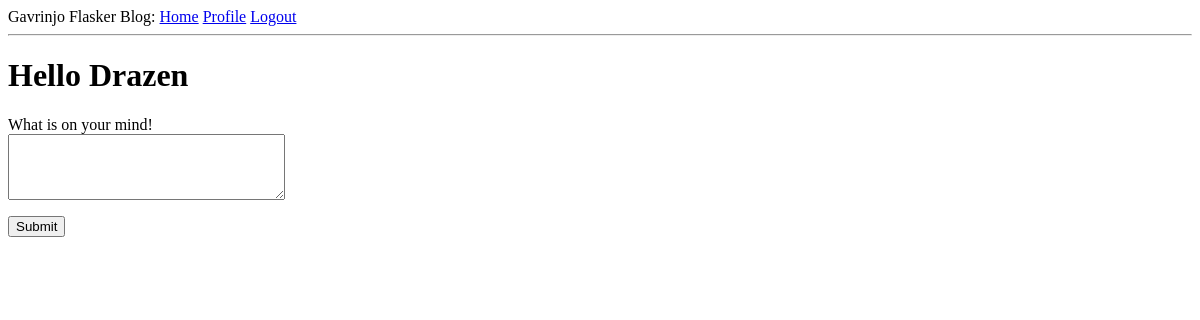
Before: /index (signed in) with the older database file.
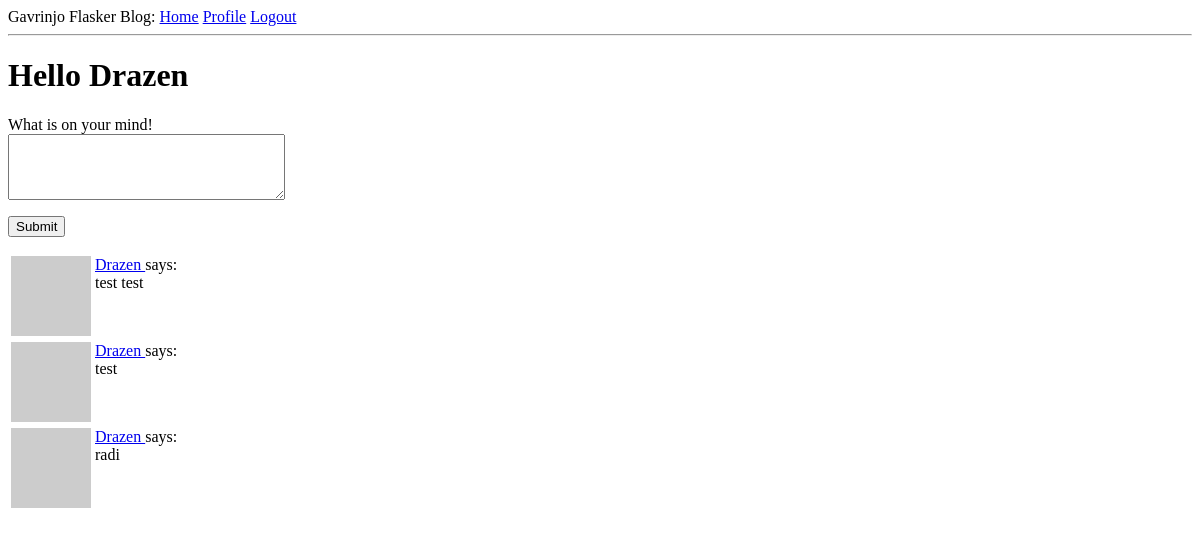
After: the same page with the newer database file.
### app/models.py (models this page shows, shortened)
class User(UserMixin, db.Model):
    id = db.Column(db.Integer, primary_key=True)
    username = db.Column(db.String(64), index=True, unique=True)
    email = db.Column(db.String(120), index=True, unique=True)
    password_hash = db.Column(db.String(128))
    about_me = db.Column(db.String(140))
    last_seen = db.Column(db.DateTime, default=datetime.utcnow)
    post = db.relationship("Post", backref="author", lazy="dynamic")
    def avatar(self, size):
        digest = md5(self.email.lower().encode("utf-8")).hexdigest()
        return f"https://www.gravatar.com/avatar/{digest}?d=identicon&r=x&s={size}"

class Post(db.Model):
    id = db.Column(db.Integer, primary_key=True)
    body = db.Column(db.String(140))
    timestamp = db.Column(db.DateTime, index=True, default=datetime.utcnow)
    user_id = db.Column(db.Integer, db.ForeignKey("user.id"))

### app/routes.py (the view)
@app.route("/", methods=["GET", "POST"])
@app.route("/index", methods=["GET", "POST"])
@login_required
def index():
    form = PostForm()
    if form.validate_on_submit():
        post = Post(body=form.post.data, author=current_user)
        db.session.add(post)
        db.session.commit()
        flash("Your post is now live!!")
        return redirect(url_for("index"))
    posts = current_user.post.all()
    return render_template("index.html", title="Home", form=form, posts=posts)

### app/forms.py
class PostForm(FlaskForm):
    post = TextAreaField("What is on your mind!", validators=[DataRequired(), Length(min=1, max=250)])
    submit = SubmitField("Submit")

### app/models.py (called while the page is built)
@login.user_loader
def load_user(id):
    return User.query.get(int(id))

### app/routes.py (called while the page is built)
@app.before_request
def before_request():
    if current_user.is_authenticated:
        current_user.last_seen = datetime.utcnow()
        db.session.commit()

### app/templates/index.html (shortened to what this page needs)
{% extends 'base.html' %}
{% block content %}
    <h1>Hello {{ current_user.username }}</h1>
    {% if form %}
    <form action="" method="POST">
        <p>
            {{ form.post.label }}<br>
            {{ form.post(cols=32, rows=4) }}<br>
        </p>
        <p>{{ form.submit() }}</p>
    </form>
    {% endif %}
    {% for post in posts %}
        {% include "_post.html" %}
    {% endfor %}
{% endblock content %}

### app/templates/base.html (shortened to what this page needs)
<html lang="en">
<head>
</head>
<body>
    <div>Gavrinjo Flasker Blog:
        <a href="{{ url_for('index') }}">Home</a>
        {% if current_user.is_anonymous %}
        <a href="{{ url_for('login') }}">Login</a>
        {% else %}
        <a href="{{ url_for('user', username=current_user.username) }}">Profile</a>
        <a href="{{ url_for('logout') }}">Logout</a>
        {% endif %}
    </div>
    <hr>
    {% block content %} {% endblock content %}
</body>
</html>

### app/templates/_post.html
    <table>
        <tr valign="top">
            <td><img src="{{ post.author.avatar(36) }}"></td>
            <td>
                <a href="{{ url_for('user', username=post.author.username) }}">
                    {{ post.author.username }}
                </a>
                says:<br>{{ post.body }}
            </td>
        </tr>
    </table>

Changed rows visible on the page:
added Post: author.username "Drazen", body "test test"
added Post: author.username "Drazen", body "test"
added Post: author.username "Drazen", body "radi"
